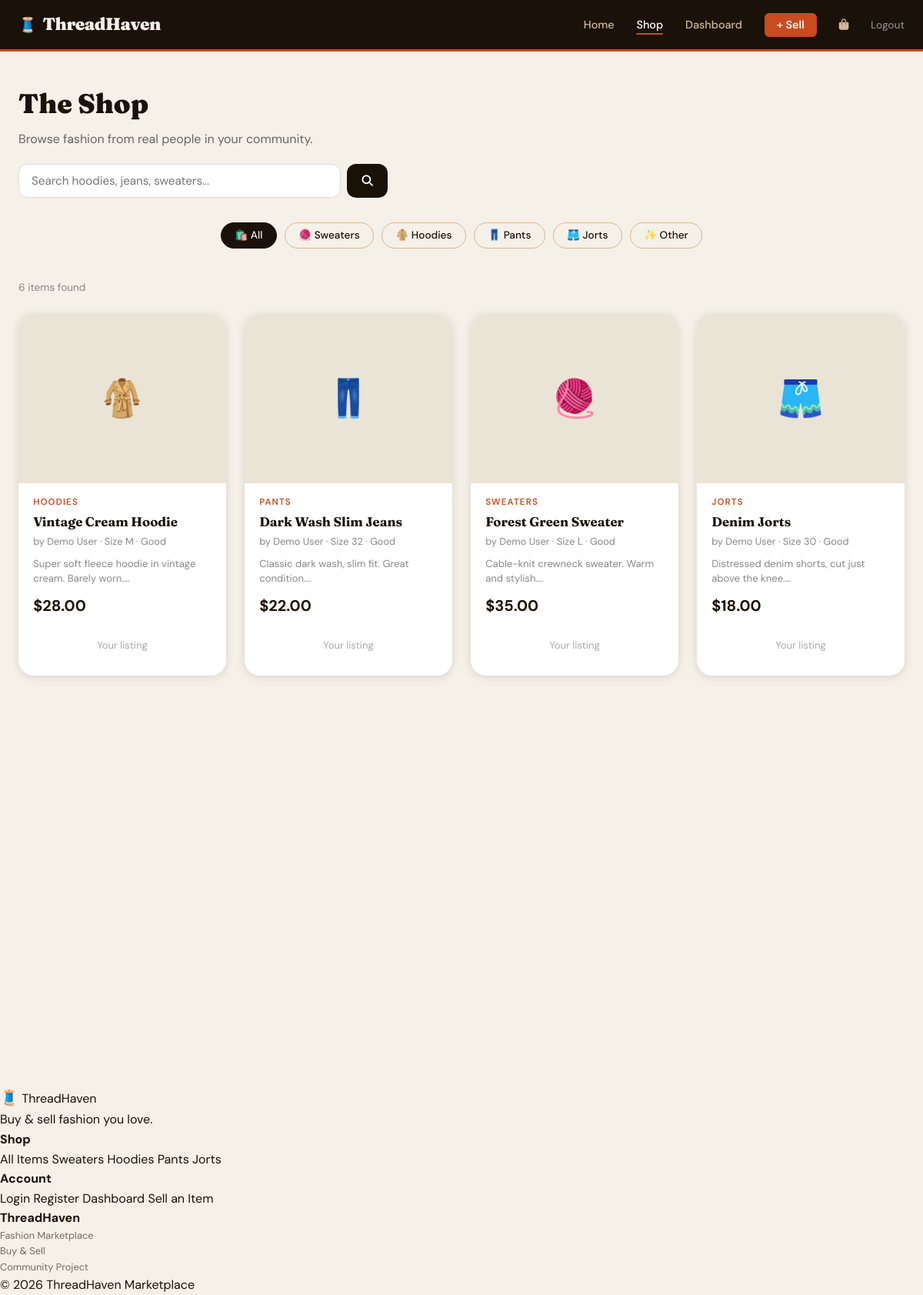
Page /pages/shop.php (signed in) on the committed database.
### tables this page shows
CREATE TABLE IF NOT EXISTS products (
    id          INT AUTO_INCREMENT PRIMARY KEY,
    seller_id   INT           NOT NULL,
    title       VARCHAR(200)  NOT NULL,
    description TEXT,
    price       DECIMAL(10,2) NOT NULL,
    category    ENUM('sweaters','hoodies','pants','jorts','other') DEFAULT 'other',
    size        VARCHAR(10)   DEFAULT NULL,
    condition_q ENUM('New','Like New','Good','Fair') DEFAULT 'Good',
    emoji       VARCHAR(8)    DEFAULT '👕',
    status      ENUM('available','reserved','sold') DEFAULT 'available',
    created_at  DATETIME      DEFAULT CURRENT_TIMESTAMP,
    FOREIGN KEY (seller_id) REFERENCES users(id) ON DELETE CASCADE
);

CREATE TABLE IF NOT EXISTS users (
    id          INT AUTO_INCREMENT PRIMARY KEY,
    full_name   VARCHAR(120)  NOT NULL,
    email       VARCHAR(180)  NOT NULL UNIQUE,
    password    VARCHAR(255)  NOT NULL,
    phone       VARCHAR(20)   DEFAULT NULL,
    bio         TEXT          DEFAULT NULL,
    created_at  DATETIME      DEFAULT CURRENT_TIMESTAMP
);

### pages/shop.php (the view, shortened to what this page needs)
<?php
require_once '../includes/db.php';
require_once '../includes/auth.php';
$cat    = $_GET['cat'] ?? 'all';
$search = trim($_GET['q'] ?? '');
if ($cat !== 'all' && $search !== '') {
    $like = "%$search%";
    $stmt = mysqli_prepare($conn,
        "SELECT p.*, u.full_name as seller
         FROM products p JOIN users u ON p.seller_id = u.id
         WHERE p.status = 'available' AND p.category = ?
           AND (p.title LIKE ? OR p.description LIKE ?)
         ORDER BY p.created_at DESC");
    mysqli_stmt_bind_param($stmt, 'sss', $cat, $like, $like);
} else {
    $stmt = mysqli_prepare($conn,
        "SELECT p.*, u.full_name as seller
         FROM products p JOIN users u ON p.seller_id = u.id
         WHERE p.status = 'available'
         ORDER BY p.created_at DESC");
}
mysqli_stmt_execute($stmt);
$products = mysqli_stmt_get_result($stmt);
$categories = ['all','sweaters','hoodies','pants','jorts','other'];
$catEmoji   = ['all'=>'🛍️','sweaters'=>'🧶','hoodies'=>'🧥','pants'=>'👖','jorts'=>'🩳','other'=>'✨'];
include '../includes/header.php';
?>
<div class="shop-page">
    <div class="shop-header">
        <h1>The Shop</h1>
        <p style="color:#666;margin:.3rem 0 1.2rem">Browse fashion from real people in your community.</p>
        <form method="GET" class="search-bar">
            <input type="text" name="q"
                   placeholder="Search hoodies, jeans, sweaters..."
                   value="<?= htmlspecialchars($search) ?>">
            <button type="submit"><i class="fas fa-search"></i></button>
        </form>
    </div>
    <div class="category-bar">
        <?php foreach ($categories as $c): ?>
        <button
            class="cat-pill <?= ($cat === $c || ($cat === '' && $c === 'all')) ? 'active' : '' ?>"
            data-cat="<?= $c ?>">
            <?= $catEmoji[$c] ?> <?= ucfirst($c) ?>
        </button>
        <?php endforeach; ?>
    </div>
    <?php $count = mysqli_num_rows($products); ?>
    <p style="color:#888;font-size:.85rem;margin-bottom:1.5rem">
        <?= $count ?> item<?= $count !== 1 ? 's' : '' ?> found
    </p>
    <?php if ($count === 0): ?>
        <div class="empty-state">
            <i class="fas fa-box-open"></i>
            <h3>No items found</h3>
            <p>Try a different search or category.</p>
        </div>
    <?php else: ?>
        <div class="product-grid">
            <?php while ($p = mysqli_fetch_assoc($products)): ?>
            <div class="product-card">
                <div class="product-img"><?= htmlspecialchars($p['emoji']) ?></div>
                <div class="product-info">
                    <p class="product-category"><?= ucfirst(htmlspecialchars($p['category'])) ?></p>
                    <h3 class="product-name"><?= htmlspecialchars($p['title']) ?></h3>
                    <p class="product-seller">
                        by <?= htmlspecialchars($p['seller']) ?>
                        <?php if($p['size']): ?> &middot; Size <?= htmlspecialchars($p['size']) ?><?php endif; ?>
                        &middot; <?= htmlspecialchars($p['condition_q']) ?>
                    </p>
                    <?php if (!empty($p['description'])): ?>
                    <p style="font-size:.82rem;color:#888;margin-bottom:.6rem;line-height:1.4">
                        <?= htmlspecialchars(mb_substr($p['description'], 0, 70)) ?>…
                    </p>
                    <?php endif; ?>
                    <p class="product-price">$<?= number_format($p['price'],2) ?></p>
                    <div class="product-actions">
                        <?php if (isset($_SESSION['user_id'])): ?>
                            <?php if ($p['seller_id'] != $_SESSION['user_id']): ?>
                                <form method="POST" action="cart_action.php" style="flex:1">
                                    <input type="hidden" name="product_id" value="<?= (int)$p['id'] ?>">
                                    <input type="hidden" name="action" value="add">
                                    <button class="btn-cart" type="submit">🛒 Cart</button>
                                </form>
                                <form method="POST" action="reserve.php">
                                    <input type="hidden" name="product_id" value="<?= (int)$p['id'] ?>">
                                    <button class="btn-reserve" type="submit" title="Reserve for 24h">📌</button>
                                </form>
                            <?php else: ?>
                                <span style="font-size:.82rem;color:#aaa;flex:1;padding:.6rem;text-align:center">Your listing</span>
                            <?php endif; ?>
                        <?php else: ?>
                            <a href="login.php" class="btn-cart" style="text-align:center;display:block;flex:1">Login to Buy</a>
                        <?php endif; ?>
                    </div>
                </div>
            </div>
            <?php endwhile; ?>
        </div>
    <?php endif; ?>
</div>
<?php include '../includes/footer.php'; ?>

### css/style.css (style rules this page uses)
:root { --cream: #F5F0E8; --ink: #1A1208; --rust: #C94B1F; --sage: #4A7C59; --sand: #D4B896; --mist: #EAE4D6; --white: #FFFFFF; --shadow: rgba(26,18,8,.12); --radius: 12px; --radius-lg:20px; --trans: .25s ease; --font-display: 'Fraunces', Georgia, serif; --font-body: 'DM Sans', sans-serif; }
*, *::before, *::after { box-sizing:border-box; margin:0; padding:0; }
html { scroll-behavior:smooth; }
body { font-family: var(--font-body); background: var(--cream); color: var(--ink); min-height: 100vh; line-height: 1.6; }
.product-grid { display:grid; grid-template-columns:repeat(auto-fill,minmax(240px,1fr)); gap:1.5rem; }
.product-card { background:var(--white); border-radius:var(--radius-lg); overflow:hidden; box-shadow:0 2px 12px var(--shadow); transition:all var(--trans); position:relative; }
.product-img { width:100%; height:220px; object-fit:cover; background:var(--mist); display:flex; align-items:center; justify-content:center; font-size:3rem; }
.product-info { padding:1rem 1.2rem 1.2rem; }
.product-category { font-size:.72rem; font-weight:600; text-transform:uppercase; letter-spacing:.1em; color:var(--rust); margin-bottom:.3rem; }
.product-name { font-family:var(--font-display); font-size:1.05rem; font-weight:700; margin-bottom:.3rem; line-height:1.3; }
.product-seller { font-size:.8rem; color:#888; margin-bottom:.6rem; }
.product-price { font-size:1.25rem; font-weight:700; color:var(--ink); margin-bottom:1rem; }
.product-actions { display:flex; gap:.5rem; }
.category-bar { display:flex; gap:.6rem; flex-wrap:wrap; justify-content:center; margin-bottom:2.5rem; }
.cat-pill { padding:.45rem 1.1rem; border-radius:99px; border:1.5px solid var(--sand); font-size:.85rem; font-weight:500; cursor:pointer; transition:all var(--trans); background:transparent; font-family:var(--font-body); color:var(--ink); }
.cat-pill:hover, .cat-pill.active { background:var(--ink); color:var(--cream); border-color:var(--ink); }
.shop-page { max-width:1200px; margin:0 auto; padding:2.5rem 1.5rem; }
.shop-header { margin-bottom:2rem; }
.shop-header h1 { font-family:var(--font-display); font-size:2.2rem; font-weight:900; }
.search-bar { display:flex; gap:.5rem; max-width:480px; margin-bottom:1.5rem; }
.search-bar input { flex:1; padding:.7rem 1rem; border:1.5px solid #DDD; border-radius:var(--radius); font-size:.95rem; font-family:var(--font-body); background:var(--white); }
.search-bar button { background:var(--ink); color:#fff; border:none; padding:.7rem 1.2rem; border-radius:var(--radius); cursor:pointer; font-size:.9rem; transition:background var(--trans); }

### rows in the picture
products: emoji "🧥", category "HOODIES", title "Vintage Cream Hoodie", seller.full_name "Demo User", size "M", condition_q "Good", description "Super soft fleece hoodie in vintage cream. Barely worn.", price "28.00", shows "Your listing"
products: emoji "👖", category "PANTS", title "Dark Wash Slim Jeans", seller.full_name "Demo User", size "32", condition_q "Good", description "Classic dark wash, slim fit. Great condition.", price "22.00", shows "Your listing"
products: emoji "🧶", category "SWEATERS", title "Forest Green Sweater", seller.full_name "Demo User", size "L", condition_q "Good", description "Cable-knit crewneck sweater. Warm and stylish.", price "35.00", shows "Your listing"
products: emoji "🩳", category "JORTS", title "Denim Jorts", seller.full_name "Demo User", size "30", condition_q "Good", description "Distressed denim shorts, cut just above the knee.", price "18.00", shows "Your listing"

### other values in the picture
$catEmoji[$c] "🛍️"
$c "All"
$catEmoji[$c] "🧶"
$c "Sweaters"
$catEmoji[$c] "🧥"
$c "Hoodies"
$catEmoji[$c] "👖"
$c "Pants"
$catEmoji[$c] "🩳"
$c "Jorts"
$catEmoji[$c] "✨"
$c "Other"
$count "6"
